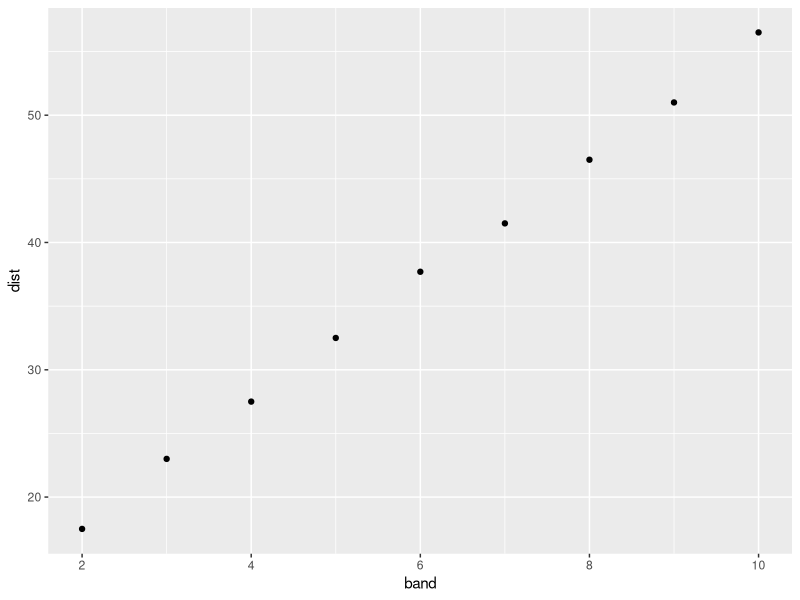
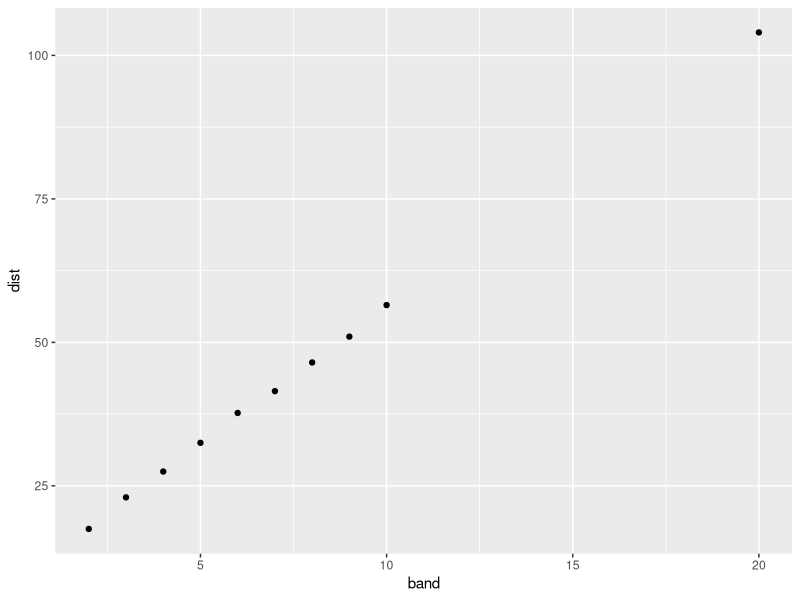

Recreate these plots in R, in order.

# Dependencies
library(dplyr)
library(ggplot2)
library(tidyr)
library(reshape2)
library(tidyverse)

band<- c(2:10)
dist<-c(17.5, 23, 27.5, 32.5, 37.7, 41.5, 46.5, 51, 56.5)

df<- as.data.frame(cbind(band, dist))
names(df)<- c("band", "dist")
df
# Plot
g1= ggplot(df, aes(x=band, y=dist) )
g2= g1+ geom_point() 
g2

# Hypothesis
fit<- lm(df$dist ~df$band)
summary(fit)
qt(0.05/2, 7)
confint(fit)

# Added band 20
band<- c(2:10, 20)
dist<-c(17.5, 23, 27.5, 32.5, 37.7, 41.5, 46.5, 51, 56.5, 104)

df<- as.data.frame(cbind(band, dist))
names(df)<- c("band", "dist")
# Plot
g1= ggplot(df, aes(x=band, y=dist) )
g2= g1+ geom_point() 
g2

# Hypothesis
fit2<- lm(df$dist ~df$band)
summary(fit2)
qt(0.05/2, 7)
confint(fit2)
